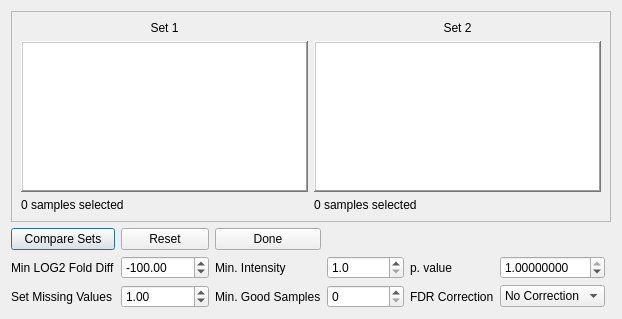
<?xml version="1.0" encoding="UTF-8"?>
<ui version="4.0">
 <class>CompareSamplesDialog</class>
 <widget class="QDialog" name="CompareSamplesDialog">
  <property name="geometry">
   <rect>
    <x>0</x>
    <y>0</y>
    <width>571</width>
    <height>319</height>
   </rect>
  </property>
  <property name="windowTitle">
   <string>Compare Samples</string>
  </property>
  <layout class="QGridLayout" name="gridLayout">
   <item row="7" column="4">
    <widget class="QLabel" name="label_6">
     <property name="text">
      <string>p. value</string>
     </property>
    </widget>
   </item>
   <item row="5" column="0">
    <widget class="QPushButton" name="compareButton">
     <property name="text">
      <string>Compare Sets</string>
     </property>
    </widget>
   </item>
   <item row="5" column="1">
    <widget class="QPushButton" name="resetButton">
     <property name="text">
      <string>Reset</string>
     </property>
    </widget>
   </item>
   <item row="5" column="2">
    <widget class="QPushButton" name="cancelButton">
     <property name="text">
      <string>Done</string>
     </property>
    </widget>
   </item>
   <item row="7" column="1">
    <widget class="QDoubleSpinBox" name="minFoldDiff">
     <property name="decimals">
      <number>2</number>
     </property>
     <property name="minimum">
      <double>-999999999.000000000000000</double>
     </property>
     <property name="maximum">
      <double>999999999.000000000000000</double>
     </property>
     <property name="value">
      <double>-100.000000000000000</double>
     </property>
    </widget>
   </item>
   <item row="7" column="0">
    <widget class="QLabel" name="label_5">
     <property name="text">
      <string>Min LOG2 Fold Diff</string>
     </property>
    </widget>
   </item>
   <item row="7" column="2">
    <widget class="QLabel" name="label_4">
     <property name="text">
      <string>Min. Intensity</string>
     </property>
    </widget>
   </item>
   <item row="7" column="3">
    <widget class="QDoubleSpinBox" name="minIntensity">
     <property name="decimals">
      <number>1</number>
     </property>
     <property name="minimum">
      <double>1.000000000000000</double>
     </property>
     <property name="maximum">
      <double>999999999.000000000000000</double>
     </property>
     <property name="value">
      <double>1.000000000000000</double>
     </property>
    </widget>
   </item>
   <item row="7" column="5">
    <widget class="QDoubleSpinBox" name="minPValue">
     <property name="decimals">
      <number>8</number>
     </property>
     <property name="maximum">
      <double>1.000000000000000</double>
     </property>
     <property name="singleStep">
      <double>0.010000000000000</double>
     </property>
     <property name="value">
      <double>1.000000000000000</double>
     </property>
    </widget>
   </item>
   <item row="8" column="5">
    <widget class="QComboBox" name="correctionBox">
     <item>
      <property name="text">
       <string>No Correction</string>
      </property>
     </item>
     <item>
      <property name="text">
       <string>Bonferroni</string>
      </property>
     </item>
     <item>
      <property name="text">
       <string>Holms</string>
      </property>
     </item>
     <item>
      <property name="text">
       <string>Benjamini</string>
      </property>
     </item>
    </widget>
   </item>
   <item row="8" column="0">
    <widget class="QLabel" name="label_3">
     <property name="text">
      <string>Set Missing Values</string>
     </property>
    </widget>
   </item>
   <item row="8" column="1">
    <widget class="QDoubleSpinBox" name="missingValue">
     <property name="maximum">
      <double>999999999.000000000000000</double>
     </property>
     <property name="value">
      <double>1.000000000000000</double>
     </property>
    </widget>
   </item>
   <item row="8" column="4">
    <widget class="QLabel" name="label_7">
     <property name="text">
      <string>FDR Correction</string>
     </property>
    </widget>
   </item>
   <item row="8" column="2">
    <widget class="QLabel" name="label_8">
     <property name="text">
      <string>Min. Good Samples</string>
     </property>
    </widget>
   </item>
   <item row="8" column="3">
    <widget class="QSpinBox" name="minGoodSamples">
     <property name="value">
      <number>0</number>
     </property>
    </widget>
   </item>
   <item row="2" column="0" rowspan="2" colspan="7">
    <widget class="QFrame" name="frame">
     <property name="frameShape">
      <enum>QFrame::StyledPanel</enum>
     </property>
     <property name="frameShadow">
      <enum>QFrame::Raised</enum>
     </property>
     <layout class="QGridLayout" name="gridLayout_2">
      <item row="0" column="2">
       <widget class="QLabel" name="label_2">
        <property name="text">
         <string>Set 2</string>
        </property>
        <property name="alignment">
         <set>Qt::AlignCenter</set>
        </property>
       </widget>
      </item>
      <item row="2" column="0">
       <widget class="QListWidget" name="filelist1">
        <property name="acceptDrops">
         <bool>true</bool>
        </property>
        <property name="frameShape">
         <enum>QFrame::WinPanel</enum>
        </property>
        <property name="frameShadow">
         <enum>QFrame::Raised</enum>
        </property>
        <property name="editTriggers">
         <set>QAbstractItemView::NoEditTriggers</set>
        </property>
        <property name="dragEnabled">
         <bool>true</bool>
        </property>
        <property name="dragDropOverwriteMode">
         <bool>true</bool>
        </property>
        <property name="dragDropMode">
         <enum>QAbstractItemView::DropOnly</enum>
        </property>
        <property name="alternatingRowColors">
         <bool>false</bool>
        </property>
        <property name="selectionMode">
         <enum>QAbstractItemView::MultiSelection</enum>
        </property>
        <property name="sortingEnabled">
         <bool>false</bool>
        </property>
       </widget>
      </item>
      <item row="0" column="0">
       <widget class="QLabel" name="label">
        <property name="text">
         <string>Set 1</string>
        </property>
        <property name="alignment">
         <set>Qt::AlignCenter</set>
        </property>
       </widget>
      </item>
      <item row="3" column="0">
       <widget class="QLabel" name="fileCount1">
        <property name="text">
         <string>0 samples selected</string>
        </property>
       </widget>
      </item>
      <item row="3" column="2">
       <widget class="QLabel" name="fileCount2">
        <property name="text">
         <string>0 samples selected</string>
        </property>
       </widget>
      </item>
      <item row="2" column="2">
       <widget class="QListWidget" name="filelist2">
        <property name="acceptDrops">
         <bool>true</bool>
        </property>
        <property name="frameShape">
         <enum>QFrame::WinPanel</enum>
        </property>
        <property name="frameShadow">
         <enum>QFrame::Raised</enum>
        </property>
        <property name="showDropIndicator" stdset="0">
         <bool>false</bool>
        </property>
        <property name="dragEnabled">
         <bool>false</bool>
        </property>
        <property name="dragDropOverwriteMode">
         <bool>false</bool>
        </property>
        <property name="dragDropMode">
         <enum>QAbstractItemView::DropOnly</enum>
        </property>
        <property name="selectionMode">
         <enum>QAbstractItemView::MultiSelection</enum>
        </property>
       </widget>
      </item>
     </layout>
    </widget>
   </item>
  </layout>
 </widget>
 <resources/>
 <connections>
  <connection>
   <sender>cancelButton</sender>
   <signal>clicked()</signal>
   <receiver>CompareSamplesDialog</receiver>
   <slot>close()</slot>
   <hints>
    <hint type="sourcelabel">
     <x>168</x>
     <y>277</y>
    </hint>
    <hint type="destinationlabel">
     <x>148</x>
     <y>150</y>
    </hint>
   </hints>
  </connection>
 </connections>
</ui>
